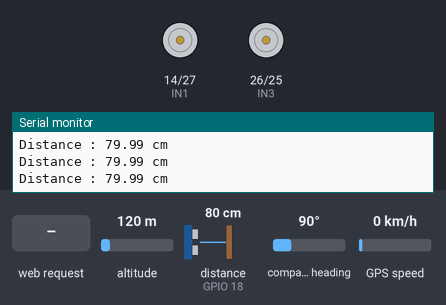
A sketch run on a simulated ESP32. Parts: motor-driver pin pairs drawn as motors (green arrow = first pin HIGH = forward, orange = second pin HIGH = backward, longer = more drive, scaled by the enable pin), the last lines printed to the serial monitor. Wiring (inferred from the names in the program): ultrasonic range finder: trigger GPIO 5; echo GPIO 18. The test bench sets the inputs (shaded band); at power-on: distance to the obstacle (sensor on GPIO 18) 80 cm, altitude 120 m, compass heading 90°, GPS speed 0 km/h. The echo pulse lasts 58.3 µs per cm; WiFi joins after 1.5 s; servers stay silent unless stated; the GPS gets a fix after 3 s at 37.7749, -122.4194 with 8 satellites.

Above: at 2.8 s.
2.9 s: HTTP request GET /avant received
At 3.4 s:
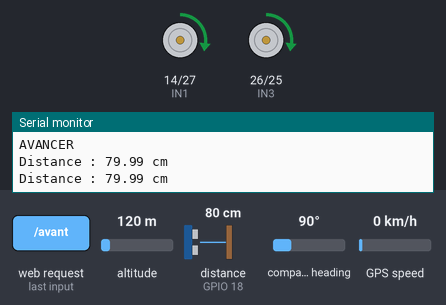
4.4 s: distance to the obstacle (sensor on GPIO 18) set to 34 cm
5.9 s: distance to the obstacle (sensor on GPIO 18) set to 27 cm
At 6.38 s:
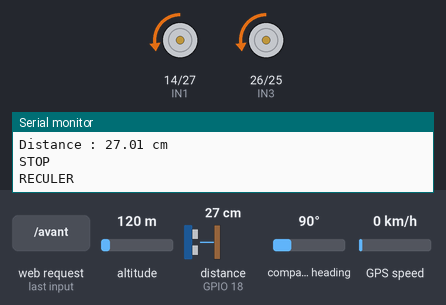
8.5 s: HTTP request GET /droite received
At 9.7 s:
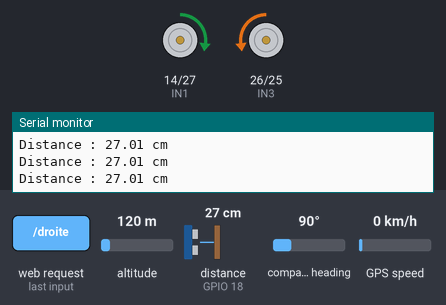
10.0 s: HTTP request GET /arriere?vitesse=0 received
At 11.0 s:
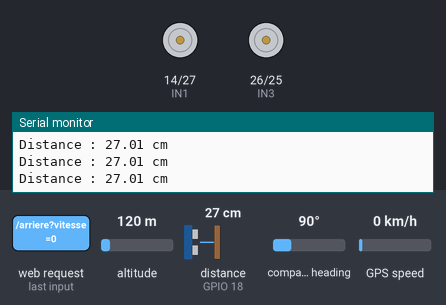
11.5 s: HTTP request GET /arriere?vitesse=120 received
At 12.2 s:
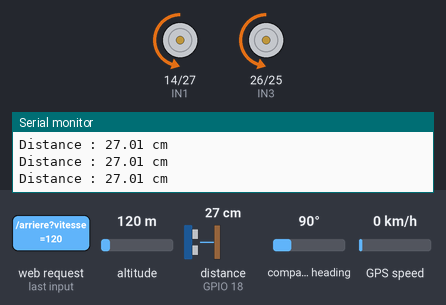
Timing chart, 0 to 14.0 s (numbered marks = the images above; inputs shaded):
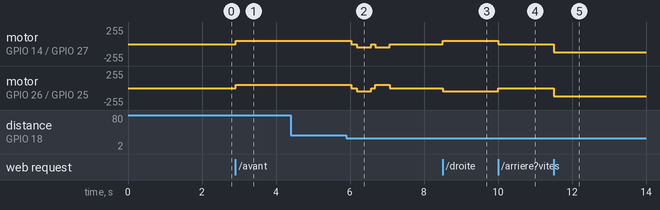

Measured:
- the behaviour switches between 31 and 30 cm on distance to the obstacle (sensor on GPIO 18) (found by bisection; images 1 and 2)
- after the input at 2.9 s, motor on GPIO 14 (IN1) / GPIO 27 (IN2), motor on GPIO 26 (IN3) / GPIO 25 (IN4): stopped → forward 50/255 at once
- after the input at 8.5 s, motor on GPIO 14 (IN1) / GPIO 27 (IN2): stopped → forward 50/255 at once; motor on GPIO 26 (IN3) / GPIO 25 (IN4): stopped → backward 50/255 at once
- after the input at 10.0 s, motor on GPIO 14 (IN1) / GPIO 27 (IN2): forward 50/255 → stopped at once; motor on GPIO 26 (IN3) / GPIO 25 (IN4): backward 50/255 → stopped at once
- after the input at 11.5 s, motor on GPIO 14 (IN1) / GPIO 27 (IN2), motor on GPIO 26 (IN3) / GPIO 25 (IN4): stopped → backward 120/255 at once

The sketch:

ground_module.ino
```cpp
#include <Arduino.h>
#include <WiFi.h>
#include <WebServer.h>
#include <TinyGPS++.h>          // AJOUT BACKEND (GPS)

// =====================================================
// WIFI
// =====================================================
// Mode station : à adapter à votre réseau (box, hotspot, etc.)
const char* ssid = "AGASHA";
const char* password = "12345678";

// --- Ancien mode point d'accès (code d'origine), pour test isolé ---
// const char* ssid = "Robot_ESP32";
// const char* password = "12345678";

WebServer server(80);
IPAddress local_IP(192, 168, 43, 244);
IPAddress gateway(192, 168, 43, 1);
IPAddress subnet(255, 255, 255, 0);

// =====================================================
// PWM
// =====================================================
const int PWM_FREQ = 1000;
const int PWM_RESOLUTION = 8;
const int CHANNEL_A = 0;
const int CHANNEL_B = 1;
const int VITESSE_MAX = 50;   // AJOUT BACKEND : vitesse par défaut si non précisée

// =====================================================
// L298N
// =====================================================
#define IN1 14
#define IN2 27
#define IN3 26
#define IN4 25
#define ENA 32
#define ENB 33

// =====================================================
// CAPTEUR ULTRASONIQUE
// =====================================================
#define TRIG_PIN 5
#define ECHO_PIN 18

// Distance minimale de sécurité
const float DISTANCE_SECURITE = 30.0;

// =====================================================
// GPS NEO-M8N -- AJOUT BACKEND
// =====================================================
// GPS TX -> ESP32 GPIO16 (RX2)
// GPS RX -> ESP32 GPIO17 (TX2)
// (remappé depuis GPIO25/26 du fichier GPS d'origine : ces deux
// broches sont prises par IN4/IN3 ci-dessus sur ce module)
#define GPS_RX 4
#define GPS_TX 13
HardwareSerial GPSserial(2);
TinyGPSPlus gps;

// =====================================================
// ETAT DU ROBOT
// =====================================================
bool robotAvance = false;
bool prochainVirageAGauche = true;

// =====================================================
// MESURE DE DISTANCE
// =====================================================
float mesurerDistance()
{
  digitalWrite(TRIG_PIN, LOW);
  delayMicroseconds(2);
  digitalWrite(TRIG_PIN, HIGH);
  delayMicroseconds(10);
  digitalWrite(TRIG_PIN, LOW);

  long duree = pulseIn(ECHO_PIN, HIGH, 30000);
  if (duree == 0)
  {
    return -1;
  }

  float distance = duree * 0.0343 / 2.0;
  return distance;
}

// =====================================================
// MOTEURS
// =====================================================
// AJOUT BACKEND : chaque fonction prend maintenant une vitesse
// (0-255) appliquée aux deux canaux PWM ; appelée sans argument
// (comme dans le code d'origine) elle utilise VITESSE_MAX, donc
// le comportement par défaut ne change pas.
void appliquerVitesse(int vitesse)
{
 ledcWrite(ENA, vitesse);
ledcWrite(ENB, vitesse);
}

void avancer(int vitesse = VITESSE_MAX)
{
  digitalWrite(IN1, HIGH);
  digitalWrite(IN2, LOW);
  digitalWrite(IN3, HIGH);
  digitalWrite(IN4, LOW);
  appliquerVitesse(vitesse);
  robotAvance = true;
  Serial.println("AVANCER");
}

void reculer(int vitesse = VITESSE_MAX)
{
  digitalWrite(IN1, LOW);
  digitalWrite(IN2, HIGH);
  digitalWrite(IN3, LOW);
  digitalWrite(IN4, HIGH);
  appliquerVitesse(vitesse);
  robotAvance = false;
  Serial.println("RECULER");
}

void gauche(int vitesse = VITESSE_MAX)
{
  digitalWrite(IN1, LOW);
  digitalWrite(IN2, HIGH);
  digitalWrite(IN3, HIGH);
  digitalWrite(IN4, LOW);
  appliquerVitesse(vitesse);
  robotAvance = false;
  Serial.println("GAUCHE");
}

void droite(int vitesse = VITESSE_MAX)
{
  digitalWrite(IN1, HIGH);
  digitalWrite(IN2, LOW);
  digitalWrite(IN3, LOW);
  digitalWrite(IN4, HIGH);
  appliquerVitesse(vitesse);
  robotAvance = false;
  Serial.println("DROITE");
}

void stopRobot()
{
  digitalWrite(IN1, LOW);
  digitalWrite(IN2, LOW);
  digitalWrite(IN3, LOW);
  digitalWrite(IN4, LOW);
  appliquerVitesse(0);
  robotAvance = false;
  Serial.println("STOP");
}
void eviterObstacle()
{
  stopRobot();
  delay(150);

  reculer();
  delay(400);
  stopRobot();
  delay(100);

  if (prochainVirageAGauche)
  {
    gauche();
  }
  else
  {
    droite();
  }
    delay(400);
  stopRobot();
  delay(100);

  prochainVirageAGauche = !prochainVirageAGauche;

  float distanceApresVirage = mesurerDistance();
  if (distanceApresVirage < 0 || distanceApresVirage > DISTANCE_SECURITE)
  {
    avancer();
    Serial.println("EVITEMENT AUTOMATIQUE : voie degagee, reprise de l'avance");
  }
  else
  {
    Serial.println("EVITEMENT AUTOMATIQUE : toujours bloque apres virage, robot reste arrete");
  }
}

// AJOUT BACKEND : lit ?vitesse=0-255 dans la requête HTTP, sinon VITESSE_MAX
int vitesseDemandee()
{
  if (server.hasArg("vitesse"))
  {
    int v = server.arg("vitesse").toInt();
    if (v < 0) v = 0;
    if (v > 255) v = 255;
    return v;
  }
  return VITESSE_MAX;
}

// =====================================================
// PAGE WEB
// =====================================================
void pageAccueil()
{
  String page = R"rawliteral(
<!DOCTYPE html>
<html>
<head>
<meta charset="UTF-8">
<meta name="viewport" content="width=device-width, initial-scale=1.0">
<title>Robot ESP32</title>
<style>
body {
  margin: 0;
  padding: 20px;
  text-align: center;
  font-family: Arial, sans-serif;
  background: #eeeeee;
}
h1 { font-size: 32px; }
.container { max-width: 400px; margin: auto; }
button {
  width: 120px;
  height: 70px;
  margin: 8px;
  font-size: 20px;
  font-weight: bold;
  border-radius: 15px;
  border: none;
  background: #2196F3;
  color: white;
}
button:active { background: #1565C0; }
.stop { background: red; }
.stop:active { background: darkred; }
</style>
</head>
<body>
<h1>Robot ESP32</h1>
<div class="container">
<br>
<button onclick="commande('/avant')">AVANCER</button>
<br>
<button onclick="commande('/gauche')">GAUCHE</button>
<button class="stop" onclick="commande('/stop')">STOP</button>
<button onclick="commande('/droite')">DROITE</button>
<br>
<button onclick="commande('/arriere')">RECULER</button>
</div>
<script>
function commande(url) {
  fetch(url).catch(function(error) { console.log(error); });
}
</script>
</body>
</html>
)rawliteral";
  server.send(200, "text/html", page);
}

// =====================================================
// AJOUT BACKEND : /telemetrie -- ultrason + GPS en un seul JSON
// =====================================================
void handleTelemetrie()
{
  float distance = mesurerDistance();

  String json = "{";
  json += "\"distance_cm\":" + String(distance, 1) + ",";

  if (gps.location.isValid())
  {
    json += "\"latitude\":" + String(gps.location.lat(), 6) + ",";
    json += "\"longitude\":" + String(gps.location.lng(), 6) + ",";
  }
  else
  {
    json += "\"latitude\":null,\"longitude\":null,";
  }

  json += "\"altitude\":" + String(gps.altitude.isValid() ? gps.altitude.meters() : 0, 1) + ",";
  json += "\"vitesse\":" + String(gps.speed.isValid() ? gps.speed.kmph() : 0, 1) + ",";
  json += "\"satellites\":" + String(gps.satellites.isValid() ? gps.satellites.value() : 0) + ",";
  json += "\"fix\":" + String(gps.location.isValid() ? "true" : "false");
  json += "}";

  server.send(200, "application/json", json);
}

// =====================================================
// SETUP
// =====================================================
void setup()
{
  Serial.begin(115200);

  // --- BROCHES MOTEURS ---
  pinMode(IN1, OUTPUT);
  pinMode(IN2, OUTPUT);
  pinMode(IN3, OUTPUT);
  pinMode(IN4, OUTPUT);

  // --- PWM ---
  ledcAttach(ENA, PWM_FREQ, PWM_RESOLUTION);
ledcAttach(ENB, PWM_FREQ, PWM_RESOLUTION);

  // --- ULTRASON ---
  pinMode(TRIG_PIN, OUTPUT);
  pinMode(ECHO_PIN, INPUT);
  digitalWrite(TRIG_PIN, LOW);

  // --- GPS (AJOUT BACKEND) ---
  GPSserial.begin(9600, SERIAL_8N1, GPS_RX, GPS_TX);

  // --- ARRET AU DEMARRAGE ---
  stopRobot();

  // --- WIFI (mode station) ---
  WiFi.mode(WIFI_STA);
  WiFi.config(local_IP, gateway, subnet);
  WiFi.begin(ssid, password);
  IPAddress local_IP(192, 168, 43, 244);
IPAddress gateway(192, 168, 43, 1);
IPAddress subnet(255, 255, 255, 0);
  Serial.print("Connexion WiFi");
  unsigned long debutConnexion = millis();
  while (WiFi.status() != WL_CONNECTED && millis() - debutConnexion < 15000)
  {
    delay(400);
    Serial.print(".");
  }
  Serial.println();

  // --- Pour tester cette carte seule, remplacer le bloc ci-dessus par : ---
  // WiFi.softAP(ssid, password);

  Serial.println("==============================");
  Serial.println(" ROBOT ESP32 - MODULE TERRESTRE");
  Serial.println("==============================");
  if (WiFi.status() == WL_CONNECTED)
  {
    Serial.print("Adresse IP : ");
    Serial.println(WiFi.localIP());   // <- c'est cette IP qu'on met dans GROUND_MODULE_BASE_URL côté backend
  }
  else
  {
    Serial.println("WiFi non connecte -- verifier SSID/mot de passe.");
  }

  // --- ROUTES WEB ---
  server.on("/", pageAccueil);

  server.on("/avant", []()
  {
    float distance = mesurerDistance();
    Serial.print("Obstacle : ");
    Serial.print(distance);
    Serial.println(" cm");

    if (distance > 0 && distance <= DISTANCE_SECURITE)
    {
      eviterObstacle();
      Serial.println("!!! OBSTACLE DETECTE !!!");
      Serial.println("AVANCE BLOQUEE");
      server.send(200, "text/plain", "Obstacle detecte");
      return;
    }
    avancer(vitesseDemandee());
    server.send(200, "text/plain", "AVANCER");
  });

  server.on("/arriere", []()
  {
    reculer(vitesseDemandee());
    server.send(200, "text/plain", "RECULER");
  });

  server.on("/gauche", []()
  {
    gauche(vitesseDemandee());
    server.send(200, "text/plain", "GAUCHE");
  });

  server.on("/droite", []()
  {
    droite(vitesseDemandee());
    server.send(200, "text/plain", "DROITE");
  });

  server.on("/stop", []()
  {
    stopRobot();
    server.send(200, "text/plain", "STOP");
  });

  server.on("/telemetrie", handleTelemetrie);   // AJOUT BACKEND

  // --- SERVEUR ---
  server.begin();
  Serial.println("Serveur Web demarre");
}

// =====================================================
// LOOP
// =====================================================
void loop()
{
  server.handleClient();

  // AJOUT BACKEND : il faut nourrir le parseur GPS en continu
  // pour qu'il decode les trames NMEA au fil de l'eau.
  while (GPSserial.available())
  {
    gps.encode(GPSserial.read());
  }

  // --- SURVEILLANCE DE L'OBSTACLE ---
  static unsigned long dernierMesure = 0;
  if (millis() - dernierMesure >= 200)
  {
    dernierMesure = millis();
    float distance = mesurerDistance();
    if (distance > 0)
    {
      Serial.print("Distance : ");
      Serial.print(distance);
      Serial.println(" cm");

      // Si le robot avance et qu'un obstacle apparait devant lui
      if (robotAvance && distance <= DISTANCE_SECURITE)
      {
        eviterObstacle();
        Serial.println("!!! ARRET AUTOMATIQUE !!!");
      }
    }
    else
    {
    Serial.println("Distance : aucun echo");
    }
  }
}
```
